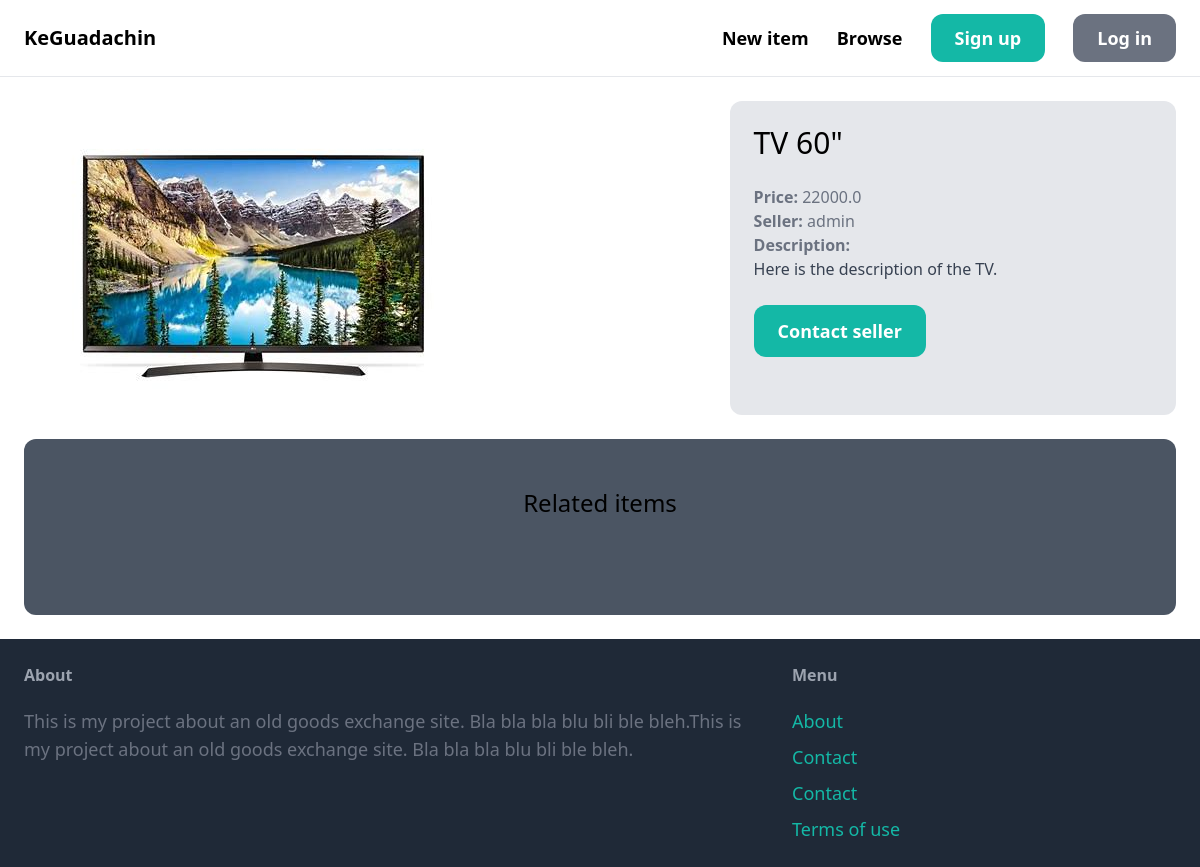
The page /items/2/ on the database as committed earlier.
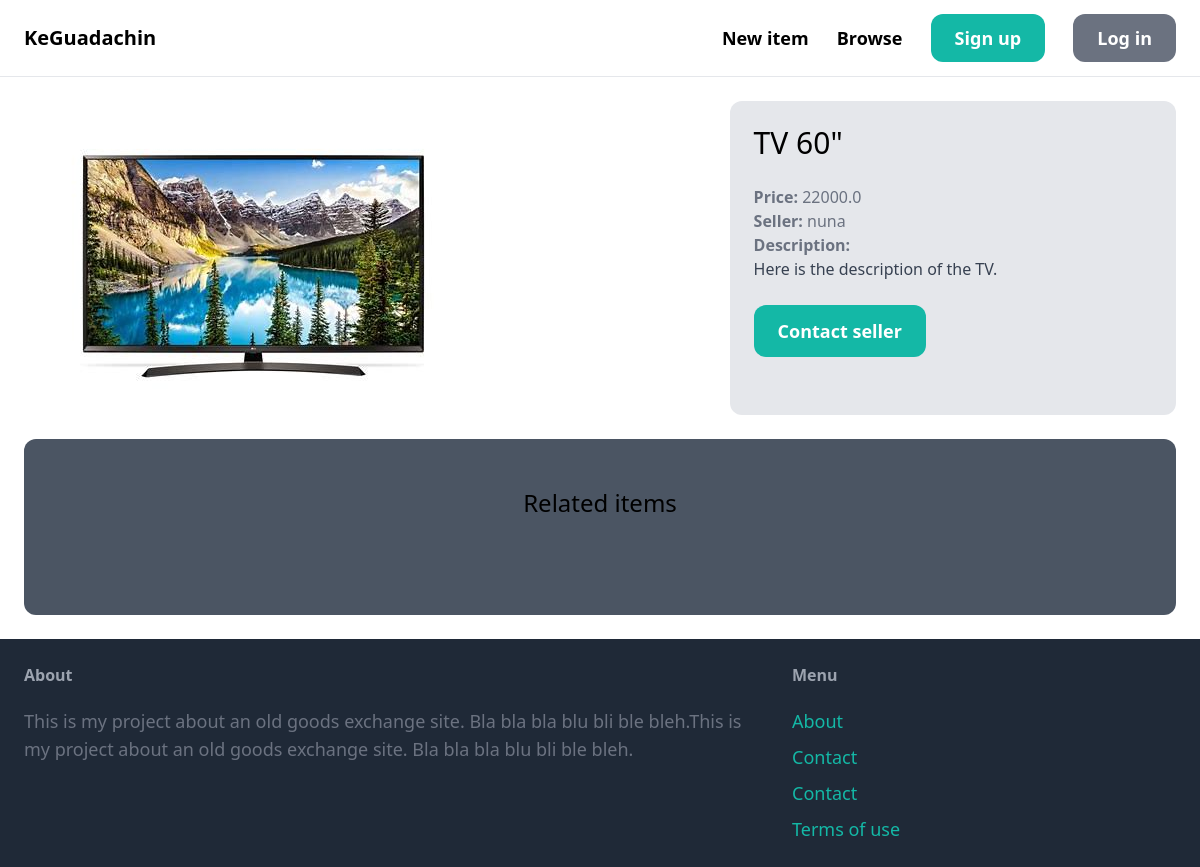
The same page on the database as committed later.
### item/models.py (models this page shows, shortened)
class Item(models.Model):
    category = models.ForeignKey(Category, related_name='items', on_delete=models.CASCADE)
    name = models.CharField(max_length=255)
    description = models.TextField(blank=True, null=True)
    price = models.FloatField()
    image = models.ImageField(upload_to='item_images', blank=True, null=True)
    is_sold = models.BooleanField(default=False)
    created_by = models.ForeignKey(User, related_name='items', on_delete=models.CASCADE)
    created_at = models.DateTimeField(auto_now_add=True)

### item/views.py (the view)
# urls.py: path('<int:pk>/', views.detail, name='detail'),
def detail(request, pk):
    item = get_object_or_404(Item, pk=pk)
    related_items = Item.objects.filter(category=item.category, is_sold=False).exclude(pk=pk)[0:3]
    return render(request, 'item/detail.html', {
        'item': item,
        'related_items': related_items
    })

### item/templates/item/detail.html (shortened to what this page needs)
{% extends 'core/base.html' %}
{% block content %}
<div class="grid grid-cols-5 gap-6">
    <div class="col-span-3">
        <img src="{{ item.image.url }}" class="rounded-xl">
    </div>
    <div class="col-span-2 p-6 bg-gray-200 rounded-xl">
        <h1 class="mb-6 text-3xl">{{ item.name }}</h1>
        <p class="text-gray-500"><strong>Price: </strong>{{ item.price }}</p>
        <p class="text-gray-500"><strong>Seller: </strong>{{ item.created_by.username }}</p>
        {% if item.description %}
            <p class="text-gray-700">
                <strong class="text-gray-500">Description: </strong><br>
                {{ item.description }}
            </p>
        {% endif %}
        {% if request.user == item.created_by %}
            <div class="mt-6 p-6 bg-white rounded-xl">
                <p>This is your item!</p>
                <a href="{%url 'item:edit' item.id %}" class="inline-block mt-6 px-6 py-3 text-lg font-semibold bg-teal-500 text-white rounded-xl">Edit</a>
                <a href="{%url 'item:delete' item.id %}" class="inline-block mt-6 px-6 py-3 text-lg font-semibold bg-red-500 text-white rounded-xl">Delete</a>
            </div>
        {% else %}
            <a href="{% url 'conversation:new' item.id %}" class="inline-block mt-6 px-6 py-3 text-lg font-semibold bg-teal-500 text-white rounded-xl hover:bg-teal-700">Contact seller</a>
        {% endif %}
    </div>
</div>
<div class="mt-6 px-6 py-12 bg-gray-600 rounded-xl">
    <h2 class="mb-12 text-2xl text-center">Related items</h2>
  </div>
{% endblock %}

Rows that differ between the two databases and show on the page:
changed Item "TV 60\"": created_by.username "admin" → "nuna"
